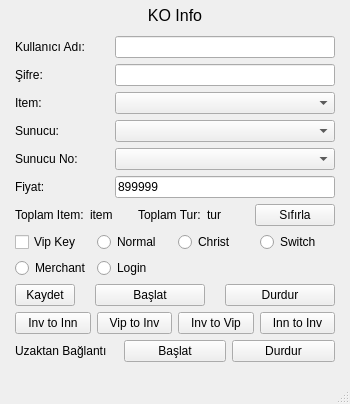
<?xml version="1.0" encoding="UTF-8"?>
<ui version="4.0">
 <class>MainWindow</class>
 <widget class="QMainWindow" name="MainWindow">
  <property name="geometry">
   <rect>
    <x>0</x>
    <y>0</y>
    <width>350</width>
    <height>404</height>
   </rect>
  </property>
  <property name="sizePolicy">
   <sizepolicy hsizetype="Fixed" vsizetype="Fixed">
    <horstretch>0</horstretch>
    <verstretch>0</verstretch>
   </sizepolicy>
  </property>
  <property name="minimumSize">
   <size>
    <width>350</width>
    <height>0</height>
   </size>
  </property>
  <property name="maximumSize">
   <size>
    <width>350</width>
    <height>16777215</height>
   </size>
  </property>
  <property name="contextMenuPolicy">
   <enum>Qt::DefaultContextMenu</enum>
  </property>
  <property name="windowTitle">
   <string>MainWindow</string>
  </property>
  <widget class="QWidget" name="centralwidget">
   <widget class="QWidget" name="verticalLayoutWidget">
    <property name="geometry">
     <rect>
      <x>0</x>
      <y>0</y>
      <width>350</width>
      <height>616</height>
     </rect>
    </property>
    <layout class="QVBoxLayout" name="verticalLayout">
     <property name="spacing">
      <number>6</number>
     </property>
     <property name="leftMargin">
      <number>15</number>
     </property>
     <property name="topMargin">
      <number>0</number>
     </property>
     <property name="rightMargin">
      <number>15</number>
     </property>
     <property name="bottomMargin">
      <number>0</number>
     </property>
     <item>
      <widget class="QLabel" name="label_10">
       <property name="maximumSize">
        <size>
         <width>16777215</width>
         <height>30</height>
        </size>
       </property>
       <property name="font">
        <font>
         <pointsize>12</pointsize>
        </font>
       </property>
       <property name="text">
        <string>KO Info</string>
       </property>
       <property name="alignment">
        <set>Qt::AlignCenter</set>
       </property>
      </widget>
     </item>
     <item>
      <layout class="QFormLayout" name="formLayout">
       <property name="horizontalSpacing">
        <number>30</number>
       </property>
       <item row="0" column="0">
        <widget class="QLabel" name="label">
         <property name="text">
          <string>Kullanıcı Adı:</string>
         </property>
        </widget>
       </item>
       <item row="0" column="1">
        <widget class="QLineEdit" name="kullaniciadi"/>
       </item>
       <item row="1" column="0">
        <widget class="QLabel" name="label_2">
         <property name="text">
          <string>Şifre:</string>
         </property>
        </widget>
       </item>
       <item row="1" column="1">
        <widget class="QLineEdit" name="kullanicisifre"/>
       </item>
       <item row="2" column="0">
        <widget class="QLabel" name="label_3">
         <property name="text">
          <string>Item:</string>
         </property>
        </widget>
       </item>
       <item row="2" column="1">
        <widget class="QComboBox" name="itemsec"/>
       </item>
       <item row="3" column="0">
        <widget class="QLabel" name="sunucu">
         <property name="text">
          <string>Sunucu:</string>
         </property>
        </widget>
       </item>
       <item row="3" column="1">
        <widget class="QComboBox" name="sunucusec"/>
       </item>
       <item row="4" column="0">
        <widget class="QLabel" name="label_12">
         <property name="text">
          <string>Sunucu No:</string>
         </property>
        </widget>
       </item>
       <item row="4" column="1">
        <widget class="QComboBox" name="sunucunosec"/>
       </item>
       <item row="5" column="0">
        <widget class="QLabel" name="label_11">
         <property name="text">
          <string>Fiyat:</string>
         </property>
        </widget>
       </item>
       <item row="5" column="1">
        <widget class="QLineEdit" name="fiyat">
         <property name="text">
          <string>899999</string>
         </property>
        </widget>
       </item>
      </layout>
     </item>
     <item>
      <layout class="QGridLayout" name="gridLayout_2">
       <item row="0" column="3">
        <widget class="QLabel" name="loop_label">
         <property name="text">
          <string>tur</string>
         </property>
        </widget>
       </item>
       <item row="0" column="0">
        <widget class="QLabel" name="label_13">
         <property name="text">
          <string>Toplam Item:</string>
         </property>
        </widget>
       </item>
       <item row="0" column="1">
        <widget class="QLabel" name="total_item_label">
         <property name="text">
          <string>item</string>
         </property>
        </widget>
       </item>
       <item row="0" column="2">
        <widget class="QLabel" name="label_15">
         <property name="text">
          <string>Toplam Tur:</string>
         </property>
        </widget>
       </item>
       <item row="0" column="4">
        <widget class="QPushButton" name="reset_button">
         <property name="text">
          <string>Sıfırla</string>
         </property>
        </widget>
       </item>
      </layout>
     </item>
     <item>
      <layout class="QGridLayout" name="gridLayout">
       <item row="1" column="4">
        <widget class="QRadioButton" name="type_switch_r">
         <property name="text">
          <string>Switch</string>
         </property>
        </widget>
       </item>
       <item row="1" column="2">
        <widget class="QRadioButton" name="type_christ_r">
         <property name="text">
          <string>Christ</string>
         </property>
        </widget>
       </item>
       <item row="2" column="0">
        <widget class="QRadioButton" name="type_merchant_r">
         <property name="text">
          <string>Merchant</string>
         </property>
        </widget>
       </item>
       <item row="1" column="0">
        <widget class="QCheckBox" name="vip_key_c">
         <property name="text">
          <string>Vip Key</string>
         </property>
        </widget>
       </item>
       <item row="1" column="1">
        <widget class="QRadioButton" name="type_normal_r">
         <property name="text">
          <string>Normal</string>
         </property>
        </widget>
       </item>
       <item row="2" column="1">
        <widget class="QRadioButton" name="type_login_r">
         <property name="text">
          <string>Login</string>
         </property>
        </widget>
       </item>
      </layout>
     </item>
     <item>
      <layout class="QGridLayout" name="gridLayout_3">
       <property name="horizontalSpacing">
        <number>20</number>
       </property>
       <item row="0" column="0">
        <widget class="QPushButton" name="kokaydet">
         <property name="maximumSize">
          <size>
           <width>60</width>
           <height>16777215</height>
          </size>
         </property>
         <property name="text">
          <string>Kaydet</string>
         </property>
        </widget>
       </item>
       <item row="0" column="1">
        <widget class="QPushButton" name="baslat">
         <property name="text">
          <string>Başlat</string>
         </property>
        </widget>
       </item>
       <item row="0" column="2">
        <widget class="QPushButton" name="durdur">
         <property name="text">
          <string>Durdur</string>
         </property>
        </widget>
       </item>
      </layout>
     </item>
     <item>
      <layout class="QGridLayout" name="gridLayout_5">
       <item row="0" column="1">
        <widget class="QPushButton" name="vip_to_inv_btn">
         <property name="text">
          <string>Vip to Inv</string>
         </property>
        </widget>
       </item>
       <item row="0" column="0">
        <widget class="QPushButton" name="inv_to_inn_btn">
         <property name="text">
          <string>Inv to Inn</string>
         </property>
        </widget>
       </item>
       <item row="0" column="3">
        <widget class="QPushButton" name="inn_to_inv_btn">
         <property name="text">
          <string>Inn to Inv</string>
         </property>
        </widget>
       </item>
       <item row="0" column="2">
        <widget class="QPushButton" name="inv_to_vip_btn">
         <property name="text">
          <string>Inv to Vip</string>
         </property>
        </widget>
       </item>
      </layout>
     </item>
     <item>
      <layout class="QGridLayout" name="gridLayout_4">
       <item row="0" column="1">
        <widget class="QPushButton" name="sendinput_start">
         <property name="text">
          <string>Başlat</string>
         </property>
        </widget>
       </item>
       <item row="0" column="0">
        <widget class="QLabel" name="label_14">
         <property name="text">
          <string>Uzaktan Bağlantı</string>
         </property>
        </widget>
       </item>
       <item row="0" column="2">
        <widget class="QPushButton" name="sendinput_stop">
         <property name="text">
          <string>Durdur</string>
         </property>
        </widget>
       </item>
      </layout>
     </item>
     <item>
      <spacer name="horizontalSpacer">
       <property name="orientation">
        <enum>Qt::Horizontal</enum>
       </property>
       <property name="sizeHint" stdset="0">
        <size>
         <width>40</width>
         <height>40</height>
        </size>
       </property>
      </spacer>
     </item>
     <item>
      <widget class="Line" name="line">
       <property name="orientation">
        <enum>Qt::Horizontal</enum>
       </property>
      </widget>
     </item>
     <item>
      <widget class="QLabel" name="label_4">
       <property name="font">
        <font>
         <pointsize>12</pointsize>
        </font>
       </property>
       <property name="text">
        <string>Notifier Info</string>
       </property>
       <property name="alignment">
        <set>Qt::AlignCenter</set>
       </property>
      </widget>
     </item>
     <item>
      <layout class="QFormLayout" name="formLayout_2">
       <item row="0" column="0">
        <widget class="QLabel" name="label_5">
         <property name="text">
          <string>Username:</string>
         </property>
        </widget>
       </item>
       <item row="0" column="1">
        <widget class="QLineEdit" name="notuser"/>
       </item>
       <item row="1" column="0">
        <widget class="QLabel" name="label_6">
         <property name="text">
          <string>Password:</string>
         </property>
        </widget>
       </item>
       <item row="1" column="1">
        <widget class="QLineEdit" name="notpass"/>
       </item>
       <item row="2" column="0">
        <widget class="QLabel" name="label_7">
         <property name="text">
          <string>Package:</string>
         </property>
        </widget>
       </item>
       <item row="2" column="1">
        <widget class="QLineEdit" name="notpackage"/>
       </item>
       <item row="3" column="0">
        <widget class="QLabel" name="label_8">
         <property name="text">
          <string>Api Key:</string>
         </property>
        </widget>
       </item>
       <item row="3" column="1">
        <widget class="QLineEdit" name="notapi"/>
       </item>
       <item row="4" column="0">
        <widget class="QLabel" name="label_9">
         <property name="text">
          <string>Device ID:</string>
         </property>
        </widget>
       </item>
       <item row="4" column="1">
        <widget class="QLineEdit" name="notdevice"/>
       </item>
      </layout>
     </item>
    </layout>
   </widget>
  </widget>
  <widget class="QStatusBar" name="statusbar"/>
 </widget>
 <resources/>
 <connections/>
</ui>
